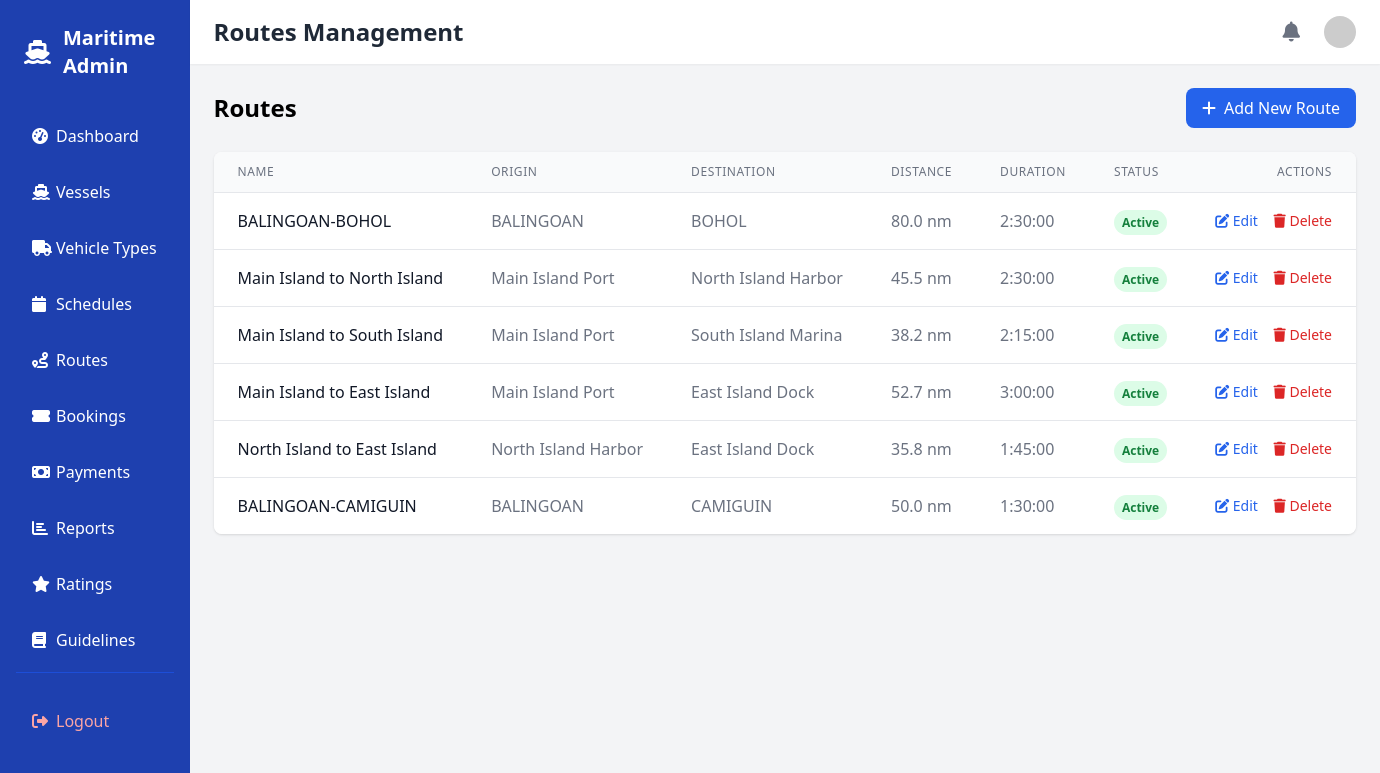
The app's page /routes/ with its own data.
### trip/models.py (models this page shows, shortened)
class Route(models.Model):
    name = models.CharField(max_length=100)
    origin = models.CharField(max_length=100)
    destination = models.CharField(max_length=100)
    distance = models.FloatField(
        help_text="Distance in nautical miles",
        validators=[MinValueValidator(0.1)]
    )
    estimated_duration = models.DurationField(
        help_text="Estimated travel duration (HH:MM:SS)"
    )
    active = models.BooleanField(default=True)
    description = models.TextField(blank=True, null=True)
    created_by = models.ForeignKey(
        'auth.User',
        on_delete=models.SET_NULL,
        null=True,
        blank=True,
        related_name='created_routes'
    )

### trip/views.py (the view)
# urls.py: path('routes/', views.routes_view, name='routes'),
def routes_view(request):
    routes = Route.objects.all()
    return render(request, 'dashboard/routes.html', {'routes': routes})

### trip/views.py (called while the page is built)
def get_notification_context(request):
    if request.user.is_authenticated:
        pending_payments_count = Booking.objects.filter(is_paid=False).count()
        return {
            'pending_payments_count': pending_payments_count
        }
    return {'pending_payments_count': 0}

### templates/dashboard/routes.html (shortened to what this page needs)
{% extends 'dashboard/base.html' %}
{% block header %}Routes Management{% endblock %}
{% block content %}
<div class="mb-6 flex justify-between items-center">
    <h1 class="text-2xl font-bold">Routes</h1>
    <button id="addRouteBtn" class="bg-blue-600 hover:bg-blue-700 text-white px-4 py-2 rounded-lg flex items-center">
        <i class="fas fa-plus mr-2"></i> Add New Route
    </button>
</div>
<div class="bg-white rounded-lg shadow overflow-hidden">
    <div class="overflow-x-auto">
        <table class="min-w-full divide-y divide-gray-200">
            <thead class="bg-gray-50">
                <tr>
                    <th scope="col" class="px-6 py-3 text-left text-xs font-medium text-gray-500 uppercase tracking-wider">Name</th>
                    <th scope="col" class="px-6 py-3 text-left text-xs font-medium text-gray-500 uppercase tracking-wider">Origin</th>
                    <th scope="col" class="px-6 py-3 text-left text-xs font-medium text-gray-500 uppercase tracking-wider">Destination</th>
                    <th scope="col" class="px-6 py-3 text-left text-xs font-medium text-gray-500 uppercase tracking-wider">Distance</th>
                    <th scope="col" class="px-6 py-3 text-left text-xs font-medium text-gray-500 uppercase tracking-wider">Duration</th>
                    <th scope="col" class="px-6 py-3 text-left text-xs font-medium text-gray-500 uppercase tracking-wider">Status</th>
                    <th scope="col" class="px-6 py-3 text-right text-xs font-medium text-gray-500 uppercase tracking-wider">
                        Actions
                    </th>
                </tr>
            </thead>
            <tbody class="bg-white divide-y divide-gray-200">
                {% for route in routes %}
                <tr id="route-row-{{ route.id }}">
                    <td class="px-6 py-4 whitespace-nowrap">
                        <div class="font-medium text-gray-900">{{ route.name }}</div>
                    </td>
                    <td class="px-6 py-4 whitespace-nowrap text-gray-500">{{ route.origin }}</td>
                    <td class="px-6 py-4 whitespace-nowrap text-gray-500">{{ route.destination }}</td>
                    <td class="px-6 py-4 whitespace-nowrap text-gray-500">{{ route.distance }} nm</td>
                    <td class="px-6 py-4 whitespace-nowrap text-gray-500">{{ route.estimated_duration }}</td>
                    <td class="px-6 py-4 whitespace-nowrap">
                        {% if route.active %}
                        <span class="px-2 py-1 text-xs font-semibold text-green-700 bg-green-100 rounded-full">Active</span>
                        {% else %}
                        <span class="px-2 py-1 text-xs font-semibold text-red-700 bg-red-100 rounded-full">Inactive</span>
                        {% endif %}
                    </td>
                    <td class="px-6 py-4 whitespace-nowrap text-right text-sm font-medium">
                        <button onclick="editRoute('{{ route.id }}')" class="text-blue-600 hover:text-blue-900 mr-3">
                            <i class="fas fa-edit"></i> Edit
                        </button>
                        <button onclick="deleteRoute('{{ route.id }}')" class="text-red-600 hover:text-red-900">
                            <i class="fas fa-trash"></i> Delete
                        </button>
                    </td>
                </tr>
                {% empty %}
                <tr>
                    <td colspan="7" class="px-6 py-4 text-center text-gray-500">
                        No routes found. Click "Add New Route" to create one.
                    </td>
                </tr>
                {% endfor %}
            </tbody>
        </table>
    </div>
</div>
{% endblock %}

### records on screen
Route: name "BALINGOAN-BOHOL", origin "BALINGOAN", destination "BOHOL", distance "80.0", estimated_duration "2:30:00", active "Active"
Route: name "Main Island to North Island", origin "Main Island Port", destination "North Island Harbor", distance "45.5", estimated_duration "2:30:00", active "Active"
Route: name "Main Island to South Island", origin "Main Island Port", destination "South Island Marina", distance "38.2", estimated_duration "2:15:00", active "Active"
Route: name "Main Island to East Island", origin "Main Island Port", destination "East Island Dock", distance "52.7", estimated_duration "3:00:00", active "Active"
Route: name "North Island to East Island", origin "North Island Harbor", destination "East Island Dock", distance "35.8", estimated_duration "1:45:00", active "Active"
Route: name "BALINGOAN-CAMIGUIN", origin "BALINGOAN", destination "CAMIGUIN", distance "50.0", estimated_duration "1:30:00", active "Active"
